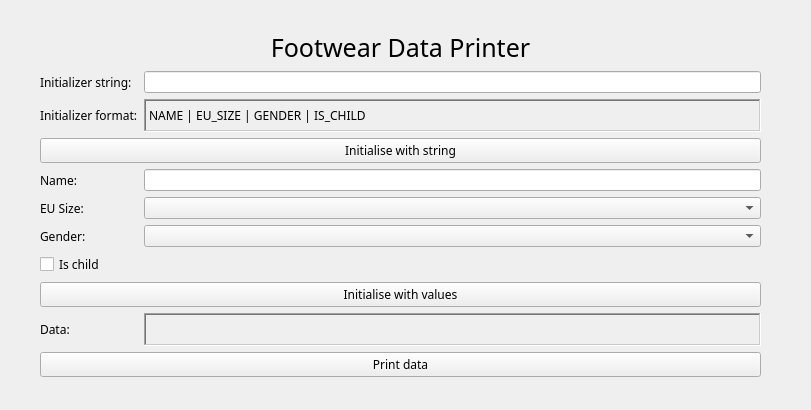
<?xml version="1.0" encoding="UTF-8"?>
<ui version="4.0">
 <class>MainWindow</class>
 <widget class="QMainWindow" name="MainWindow">
  <property name="geometry">
   <rect>
    <x>0</x>
    <y>0</y>
    <width>811</width>
    <height>410</height>
   </rect>
  </property>
  <property name="windowTitle">
   <string>MainWindow</string>
  </property>
  <widget class="QWidget" name="centralwidget">
   <widget class="QWidget" name="gridLayoutWidget">
    <property name="geometry">
     <rect>
      <x>40</x>
      <y>30</y>
      <width>721</width>
      <height>347</height>
     </rect>
    </property>
    <layout class="QGridLayout" name="gridLayout">
     <item row="10" column="0">
      <widget class="QLabel" name="label_6">
       <property name="font">
        <font>
         <family>Source Code Pro Medium</family>
        </font>
       </property>
       <property name="text">
        <string>Data:</string>
       </property>
      </widget>
     </item>
     <item row="1" column="1">
      <widget class="QLineEdit" name="initislizerEdit">
       <property name="maxLength">
        <number>45</number>
       </property>
      </widget>
     </item>
     <item row="4" column="0" colspan="2">
      <widget class="QPushButton" name="initialiseButton">
       <property name="font">
        <font>
         <family>Source Code Pro Medium</family>
        </font>
       </property>
       <property name="text">
        <string>Initialise with string</string>
       </property>
      </widget>
     </item>
     <item row="0" column="0" colspan="2">
      <widget class="QLabel" name="label_7">
       <property name="font">
        <font>
         <family>Source Code Pro</family>
         <pointsize>19</pointsize>
        </font>
       </property>
       <property name="text">
        <string>Footwear Data Printer</string>
       </property>
       <property name="alignment">
        <set>Qt::AlignCenter</set>
       </property>
      </widget>
     </item>
     <item row="2" column="0">
      <widget class="QLabel" name="label_4">
       <property name="font">
        <font>
         <family>Source Code Pro Medium</family>
        </font>
       </property>
       <property name="text">
        <string>Initializer format:</string>
       </property>
      </widget>
     </item>
     <item row="5" column="0">
      <widget class="QLabel" name="label_2">
       <property name="font">
        <font>
         <family>Source Code Pro Medium</family>
        </font>
       </property>
       <property name="text">
        <string>Name:</string>
       </property>
      </widget>
     </item>
     <item row="6" column="1">
      <widget class="QComboBox" name="euSizeBox"/>
     </item>
     <item row="9" column="0" colspan="2">
      <widget class="QPushButton" name="initialiseValuesButton">
       <property name="font">
        <font>
         <family>Source Code Pro Medium</family>
        </font>
       </property>
       <property name="text">
        <string>Initialise with values</string>
       </property>
      </widget>
     </item>
     <item row="1" column="0">
      <widget class="QLabel" name="label">
       <property name="font">
        <font>
         <family>Source Code Pro Medium</family>
        </font>
       </property>
       <property name="text">
        <string>Initializer string:</string>
       </property>
      </widget>
     </item>
     <item row="6" column="0">
      <widget class="QLabel" name="label_3">
       <property name="font">
        <font>
         <family>Source Code Pro Medium</family>
        </font>
       </property>
       <property name="text">
        <string>EU Size:</string>
       </property>
      </widget>
     </item>
     <item row="5" column="1">
      <widget class="QLineEdit" name="nameEdit">
       <property name="maxLength">
        <number>56</number>
       </property>
      </widget>
     </item>
     <item row="7" column="1">
      <widget class="QComboBox" name="genderBox"/>
     </item>
     <item row="8" column="0" colspan="2">
      <widget class="QCheckBox" name="isChildBox">
       <property name="font">
        <font>
         <family>Source Code Pro Medium</family>
        </font>
       </property>
       <property name="text">
        <string>Is child</string>
       </property>
      </widget>
     </item>
     <item row="11" column="0" colspan="2">
      <widget class="QPushButton" name="printButton">
       <property name="font">
        <font>
         <family>Source Code Pro Medium</family>
        </font>
       </property>
       <property name="text">
        <string>Print data</string>
       </property>
      </widget>
     </item>
     <item row="10" column="1">
      <widget class="QLabel" name="fwData">
       <property name="frameShape">
        <enum>QFrame::WinPanel</enum>
       </property>
       <property name="frameShadow">
        <enum>QFrame::Sunken</enum>
       </property>
       <property name="text">
        <string/>
       </property>
      </widget>
     </item>
     <item row="7" column="0">
      <widget class="QLabel" name="label_5">
       <property name="font">
        <font>
         <family>Source Code Pro Medium</family>
        </font>
       </property>
       <property name="text">
        <string>Gender:</string>
       </property>
      </widget>
     </item>
     <item row="2" column="1">
      <widget class="QLabel" name="label_8">
       <property name="font">
        <font>
         <family>Source Code Pro Medium</family>
         <weight>50</weight>
         <italic>false</italic>
         <bold>false</bold>
         <underline>false</underline>
         <kerning>true</kerning>
        </font>
       </property>
       <property name="frameShape">
        <enum>QFrame::WinPanel</enum>
       </property>
       <property name="frameShadow">
        <enum>QFrame::Sunken</enum>
       </property>
       <property name="text">
        <string>NAME | EU_SIZE | GENDER | IS_CHILD</string>
       </property>
      </widget>
     </item>
    </layout>
   </widget>
  </widget>
 </widget>
 <resources/>
 <connections/>
</ui>
